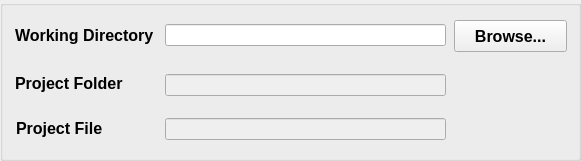
  <widget class="QGroupBox" name="groupBox">
   <property name="geometry">
    <rect>
     <x>15</x>
     <y>63</y>
     <width>581</width>
     <height>161</height>
    </rect>
   </property>
   <property name="title">
    <string/>
   </property>
   <widget class="QLabel" name="label_1">
    <property name="geometry">
     <rect>
      <x>15</x>
      <y>20</y>
      <width>141</width>
      <height>31</height>
     </rect>
    </property>
    <property name="font">
     <font>
      <family>Arial</family>
      <pointsize>12</pointsize>
      <weight>75</weight>
      <bold>true</bold>
     </font>
    </property>
    <property name="toolTip">
     <string>It is recommended that you choose PROJECT FOLDER
for the Watershed you want to model</string>
    </property>
    <property name="text">
     <string>Working Directory</string>
    </property>
   </widget>
   <widget class="QLineEdit" name="lineEditFile">
    <property name="geometry">
     <rect>
      <x>165</x>
      <y>24</y>
      <width>281</width>
      <height>22</height>
     </rect>
    </property>
    <property name="font">
     <font>
      <weight>75</weight>
      <bold>true</bold>
     </font>
    </property>
    <property name="mouseTracking">
     <bool>false</bool>
    </property>
   </widget>
   <widget class="QPushButton" name="pushButtonFile">
    <property name="geometry">
     <rect>
      <x>454</x>
      <y>20</y>
      <width>113</width>
      <height>32</height>
     </rect>
    </property>
    <property name="font">
     <font>
      <family>Arial</family>
      <pointsize>12</pointsize>
      <weight>75</weight>
      <bold>true</bold>
     </font>
    </property>
    <property name="text">
     <string>Browse...</string>
    </property>
    <property name="autoDefault">
     <bool>false</bool>
    </property>
   </widget>
   <widget class="QLabel" name="label_2">
    <property name="geometry">
     <rect>
      <x>15</x>
      <y>58</y>
      <width>131</width>
      <height>51</height>
     </rect>
    </property>
    <property name="font">
     <font>
      <family>Arial</family>
      <pointsize>12</pointsize>
      <weight>75</weight>
      <bold>true</bold>
     </font>
    </property>
    <property name="toolTip">
     <string>This will be your HOME Directory for the PIHMgis.
Output files &amp; Folders will be created relative to this path.</string>
    </property>
    <property name="text">
     <string>Project Folder</string>
    </property>
   </widget>
   <widget class="QLineEdit" name="lineEditFolder">
    <property name="enabled">
     <bool>false</bool>
    </property>
    <property name="geometry">
     <rect>
      <x>165</x>
      <y>74</y>
      <width>281</width>
      <height>22</height>
     </rect>
    </property>
    <property name="font">
     <font>
      <weight>75</weight>
      <bold>true</bold>
     </font>
    </property>
    <property name="mouseTracking">
     <bool>false</bool>
    </property>
   </widget>
   <widget class="QLabel" name="label_3">
    <property name="geometry">
     <rect>
      <x>16</x>
      <y>120</y>
      <width>101</width>
      <height>17</height>
     </rect>
    </property>
    <property name="font">
     <font>
      <family>Arial</family>
      <pointsize>12</pointsize>
      <weight>75</weight>
      <bold>true</bold>
     </font>
    </property>
    <property name="toolTip">
     <string>This is your new project file that will be created.
Choose this file if you need to open the project later.</string>
    </property>
    <property name="text">
     <string>Project File</string>
    </property>
   </widget>
   <widget class="QLineEdit" name="lineEditFile2">
    <property name="enabled">
     <bool>false</bool>
    </property>
    <property name="geometry">
     <rect>
      <x>165</x>
      <y>118</y>
      <width>281</width>
      <height>22</height>
     </rect>
    </property>
    <property name="font">
     <font>
      <weight>75</weight>
      <bold>true</bold>
     </font>
    </property>
    <property name="mouseTracking">
     <bool>false</bool>
    </property>
    <property name="readOnly">
     <bool>true</bool>
    </property>
   </widget>
  </widget>
